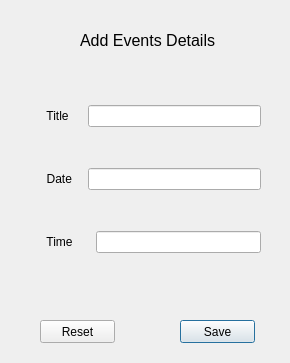
<?xml version="1.0" encoding="UTF-8"?>
<ui version="4.0">
 <class>AddEvents</class>
 <widget class="QDialog" name="AddEvents">
  <property name="geometry">
   <rect>
    <x>0</x>
    <y>0</y>
    <width>290</width>
    <height>363</height>
   </rect>
  </property>
  <property name="windowTitle">
   <string>Add Events</string>
  </property>
  <widget class="QLabel" name="label">
   <property name="geometry">
    <rect>
     <x>80</x>
     <y>20</y>
     <width>151</width>
     <height>41</height>
    </rect>
   </property>
   <property name="font">
    <font>
     <pointsize>12</pointsize>
    </font>
   </property>
   <property name="text">
    <string>Add Events Details</string>
   </property>
  </widget>
  <widget class="QWidget" name="layoutWidget">
   <property name="geometry">
    <rect>
     <x>30</x>
     <y>70</y>
     <width>231</width>
     <height>221</height>
    </rect>
   </property>
   <layout class="QVBoxLayout" name="verticalLayout">
    <item>
     <layout class="QHBoxLayout" name="horizontalLayout">
      <item>
       <widget class="QLabel" name="label_2">
        <property name="text">
         <string>     Title    </string>
        </property>
       </widget>
      </item>
      <item>
       <widget class="QLineEdit" name="lineEdit"/>
      </item>
     </layout>
    </item>
    <item>
     <layout class="QHBoxLayout" name="horizontalLayout_2">
      <item>
       <widget class="QLabel" name="label_3">
        <property name="text">
         <string>     Date   </string>
        </property>
       </widget>
      </item>
      <item>
       <widget class="QLineEdit" name="lineEdit_2"/>
      </item>
     </layout>
    </item>
    <item>
     <layout class="QHBoxLayout" name="horizontalLayout_3">
      <item>
       <widget class="QLabel" name="label_4">
        <property name="text">
         <string>     Time     </string>
        </property>
       </widget>
      </item>
      <item>
       <widget class="QLineEdit" name="lineEdit_3"/>
      </item>
     </layout>
    </item>
   </layout>
  </widget>
  <widget class="QPushButton" name="pushButton">
   <property name="geometry">
    <rect>
     <x>180</x>
     <y>320</y>
     <width>75</width>
     <height>23</height>
    </rect>
   </property>
   <property name="text">
    <string>Save</string>
   </property>
  </widget>
  <widget class="QPushButton" name="pushButton_2">
   <property name="geometry">
    <rect>
     <x>40</x>
     <y>320</y>
     <width>75</width>
     <height>23</height>
    </rect>
   </property>
   <property name="text">
    <string>Reset</string>
   </property>
  </widget>
 </widget>
 <resources/>
 <connections/>
</ui>
